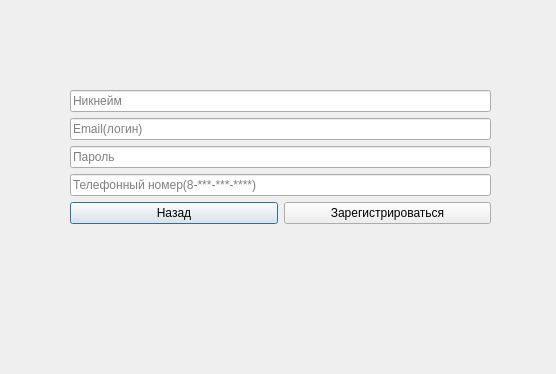
<?xml version="1.0" encoding="UTF-8"?>
<ui version="4.0">
 <class>registration_window</class>
 <widget class="QDialog" name="registration_window">
  <property name="geometry">
   <rect>
    <x>0</x>
    <y>0</y>
    <width>556</width>
    <height>374</height>
   </rect>
  </property>
  <property name="windowTitle">
   <string>Dialog</string>
  </property>
  <widget class="QWidget" name="verticalLayoutWidget">
   <property name="geometry">
    <rect>
     <x>70</x>
     <y>90</y>
     <width>421</width>
     <height>136</height>
    </rect>
   </property>
   <layout class="QVBoxLayout" name="verticalLayout">
    <item>
     <widget class="QLineEdit" name="Username">
      <property name="placeholderText">
       <string>Никнейм</string>
      </property>
     </widget>
    </item>
    <item>
     <widget class="QLineEdit" name="Email">
      <property name="placeholderText">
       <string>Email(логин)</string>
      </property>
     </widget>
    </item>
    <item>
     <widget class="QLineEdit" name="Password">
      <property name="placeholderText">
       <string>Пароль</string>
      </property>
     </widget>
    </item>
    <item>
     <widget class="QLineEdit" name="Phone">
      <property name="text">
       <string/>
      </property>
      <property name="dragEnabled">
       <bool>false</bool>
      </property>
      <property name="readOnly">
       <bool>false</bool>
      </property>
      <property name="placeholderText">
       <string>Телефонный номер(8-***-***-****)</string>
      </property>
     </widget>
    </item>
    <item>
     <layout class="QHBoxLayout" name="horizontalLayout">
      <item>
       <widget class="QPushButton" name="back_button">
        <property name="text">
         <string>Назад</string>
        </property>
       </widget>
      </item>
      <item>
       <widget class="QPushButton" name="rback_button">
        <property name="text">
         <string>Зарегистрироваться</string>
        </property>
       </widget>
      </item>
     </layout>
    </item>
   </layout>
  </widget>
 </widget>
 <resources/>
 <connections/>
</ui>
